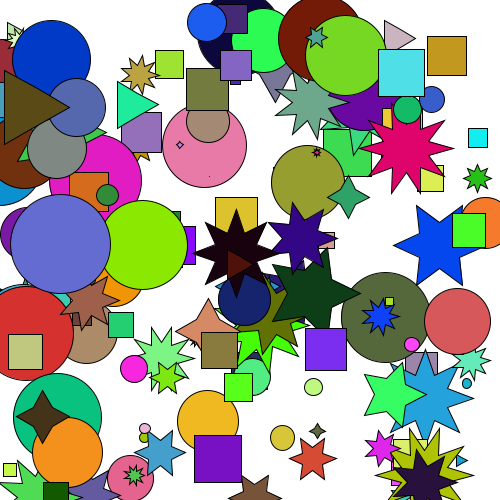
Frame 1 (no input)
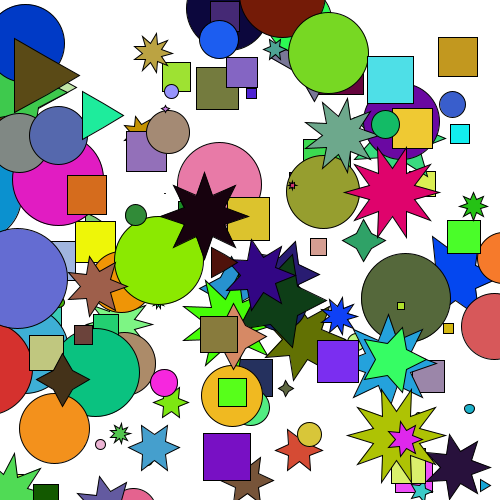
Frame 60 (the mouse pressed at the canvas centre just before this capture)
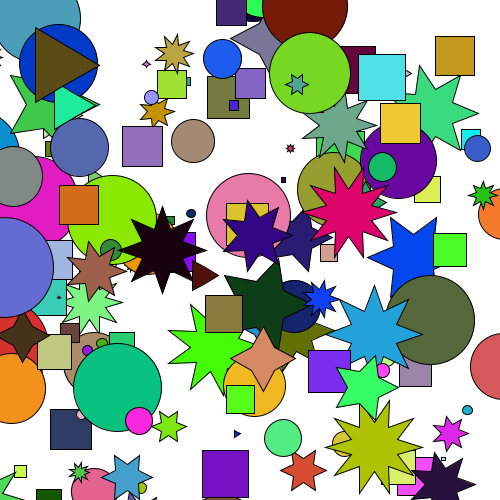
Frame 120 (the mouse held since frame 60 and released just before this capture)

The Processing sketch that drew these frames (run headless with seeded random() and noise(); from frame 60 on, the mouse is pressed at the canvas centre):

// Processing sketch: RandomShapes
// ── RandomShapes.pde
//Star[] starArray = new Star[50]; // array of 50 Stars
//Circle[] circleArray = new Circle[50]; // array of 50 Circles
//Square[] squareArray = new Square[50]; // array of 50 Squares
Shape[] shapeArray = new Shape[150];

void setup() {
  size( 500, 500 );

  // create some random circles and stars
  for (int i = 0; i < shapeArray.length; i++ ) {
    float x = random(width);
    float y = random(height);
    float size = random(height * 0.1);
    color colour = randomColour();
    int rnd = (int)random(1, 4);
    switch (rnd) {
    case 1:
      shapeArray[i] = new Circle(x, y, size, colour);
      break;
    case 2:
      shapeArray[i] = new Square(x, y, size, colour);
      break;
    case 3:
      shapeArray[i] = new Star(x, y, size, colour, (int)random(3, 11));
      break;
    }
  }
}

void draw() {
  background(255); // set background to white
  for (Shape c_shape: shapeArray){
    c_shape.update();
  }
}
color randomColour() {
  return color( (int)random(256), (int)random(256), (int)random(256) );
}

// ── Circle.pde
class Circle extends Shape {


  Circle( float x, float y, float size, color colour) {
    super(x, y, size, colour);
  }

  @Override
  void render() {
    fill( colour );
    ellipse( x, y, size*2, size*2 );
  }

}

// ── Shape.pde
abstract class Shape {

  float x, y; // position
  float size; // radius
  color colour; // Processing colour representation
  float xt, yt; // target point - used by move method

  Shape( float x, float y, float size, color colour) {
    this.x = x;
    this.y = y;
    this.size = size;
    this.colour = colour;
    // set a target to move towards
    xt = x;
    yt = y;
  }


  void update() {
    move();
    render();
  }

  abstract void render();

  void move() {
    // is the centre close to the target?
    if ( (x-xt)*(x-xt) + (y-yt)*(y-yt) < 1 ) {
      // choose a new target
      xt = x + random( -50, 50 );
      yt = y + random( -50, 50 );
    }
    // move towards target
    x = xt * 0.05 + x * 0.95;
    y = yt * 0.05 + y * 0.95;
  }
}

// ── Square.pde
class Square extends Shape {


  Square( float x, float y, float size, color colour) {
    super(x, y, size, colour);
  }

  @Override
  void render() {
    fill(colour);
    rect(x, y, size, size);
  }

  @Override
  void move() {
    x += random(-2, 2);
    y += random(-2, 2);
  }
}

// ── Star.pde
class Star extends Shape {

  int numPoints; // number of 'points' of the star

  Star( float x, float y, float size, color colour, int numPoints ) {
    super(x, y, size, colour);
    this.numPoints = numPoints;
  }

  @Override
  void render() {
    fill(colour);
    float dTheta = (float) Math.PI / (float) numPoints;

    beginShape(); // start a filled polygon
    float theta = 0;
    for ( int i = 0; i <= numPoints; i++ ) {
      // add outer vertex
      vertex( (float)(x + size * Math.cos( theta )), (float)(y + size * Math.sin(theta)) );
      theta += dTheta;
      // add inner vertex
      vertex( (float)(x + 0.5 * size * Math.cos( theta )), (float)(y + 0.5 * size * Math.sin(theta)) );
      theta += dTheta;
    }
    endShape(); // end filled polygon
  }
}
